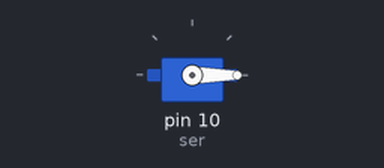
Recording of a sketch running on a simulated Arduino Uno, built with avr-gcc and run on an emulated ATmega328P. Shown: servo.

Above: at 0.05 s.
Timing chart, 0 to 4.6 s (numbered marks = the images above):
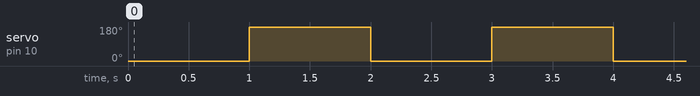

The sketch:

Servo.ino
```cpp
# include <Servo.h>

#define ser 10

Servo servo;

void setup()
  {
    servo.attach(ser);
  }

void loop()
  {
    int y = 1000;
    servo.write(0);
    delay(y);
    servo.write(180);
    delay(y);
  }
```

Measured:
- by itself, servo on pin 10 (ser): alternates 180° for 1.0 s and 0° for 1.0 s
